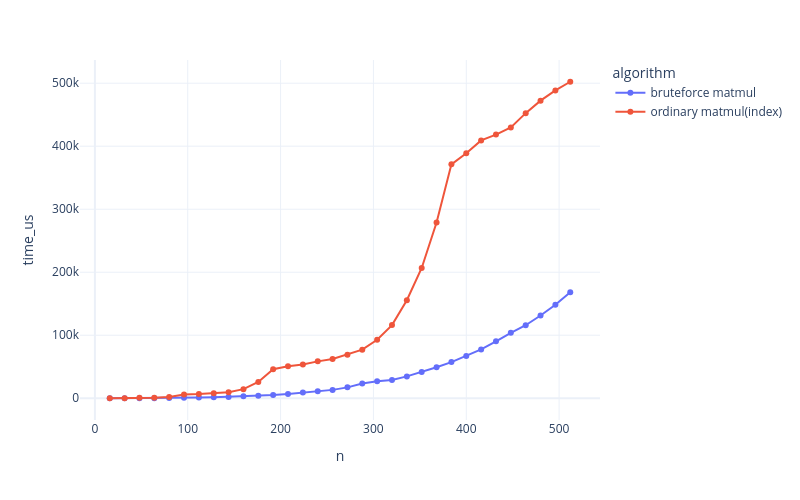

Notebook source saved alongside this figure:
### Code cell
fig = px.line(df[df["algorithm"].isin(["ordinary matmul(index)", "bruteforce matmul"])],
              x='n',
              y='time_us',
              color='algorithm',
              markers=True)
fig.show()

### Figure 1 — Plotly figure (JSON) as saved in the notebook; plotly's stock layout.template omitted (floating-point values rounded to 4 significant figures)
{"data": [{"hovertemplate": "algorithm=bruteforce matmul<br>n=%{x}<br>time_us=%{y}<extra></extra>", "legendgroup": "bruteforce matmul", "line": {"color": "#636efa", "dash": "solid"}, "marker": {"symbol": "circle"}, "mode": "lines+markers", "name": "bruteforce matmul", "orientation": "v", "showlegend": true, "type": "scatter", "x": [16, 32, 48, 64, 80, 96, 112, 128, 144, 160, 176, 192, 208, 224, 240, 256, 272, 288, 304, 320, 336, 352, 368, 384, 400, 416, 432, 448, 464, 480, 496, 512], "xaxis": "x", "y": [3, 24, 77, 181, 393, 668, 1049, 1547, 2168, 3029, 3929, 5108, 6612, 8945, 10987, 13294, 17275, 23286, 26836, 28962, 34668, 41651, 49163, 57418, 66903, 77497, 90357, 103930, 115848, 131278, 148306, 168194], "yaxis": "y"}, {"hovertemplate": "algorithm=ordinary matmul(index)<br>n=%{x}<br>time_us=%{y}<extra></extra>", "legendgroup": "ordinary matmul(index)", "line": {"color": "#EF553B", "dash": "solid"}, "marker": {"symbol": "circle"}, "mode": "lines+markers", "name": "ordinary matmul(index)", "orientation": "v", "showlegend": true, "type": "scatter", "x": [16, 32, 48, 64, 80, 96, 112, 128, 144, 160, 176, 192, 208, 224, 240, 256, 272, 288, 304, 320, 336, 352, 368, 384, 400, 416, 432, 448, 464, 480, 496, 512], "xaxis": "x", "y": [15, 122, 725, 976, 1816, 5766, 6660, 7788, 9607, 14476, 25761, 46167, 50784, 53419, 58556, 62424, 69210, 77099, 92709, 116093, 155617, 206753, 278853, 371202, 388907, 409195, 418489, 429862, 452479, 472296, 488589, 502296], "yaxis": "y"}], "layout": {"height": 500, "legend": {"title": {"text": "algorithm"}, "tracegroupgap": 0}, "margin": {"t": 60}, "width": 800, "xaxis": {"anchor": "y", "domain": [0, 1], "title": {"text": "n"}}, "yaxis": {"anchor": "x", "domain": [0, 1], "title": {"text": "time_us"}}}}
